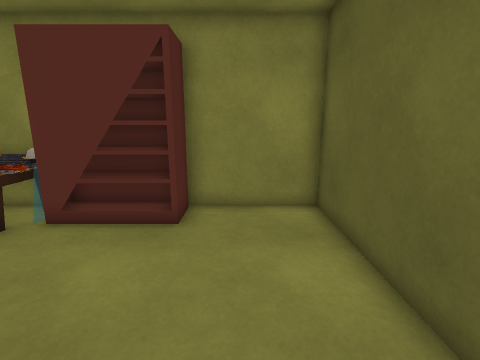
[1] (above)

12 first-person views from a walk through a 3-D level made in the Unity game engine. The camera is 1.4 m above the floor, tilts 12° down and sees 85° across. The floor is counted in squares, 0.5 m on a side. Each view is taken from the middle of a square. On the plan, view 1 faces up. The plan holds only what a view shows up to about 19 squares ahead; the rest is blank. The place goes on beyond the plan.

[2]
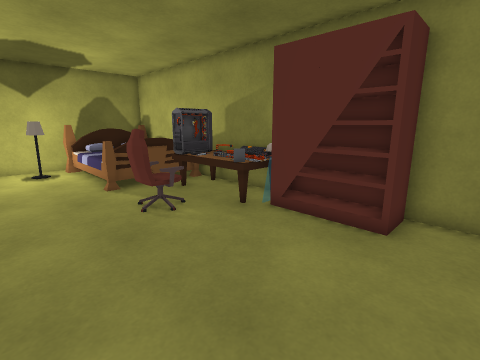

[3]
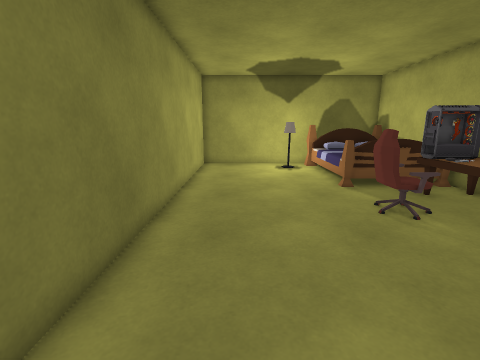

[4]
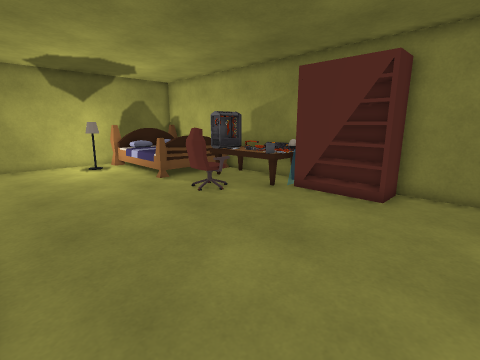

[5]
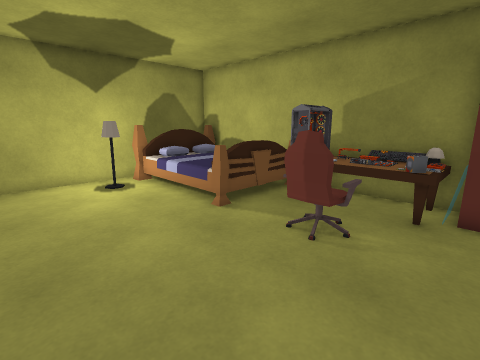

[6]
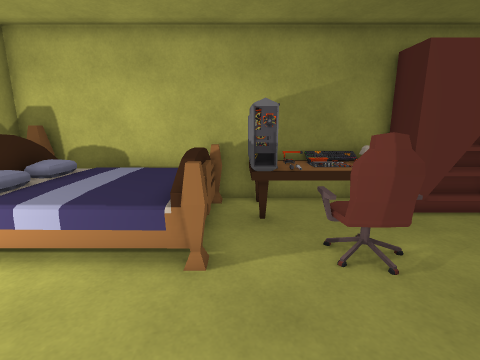

[7]
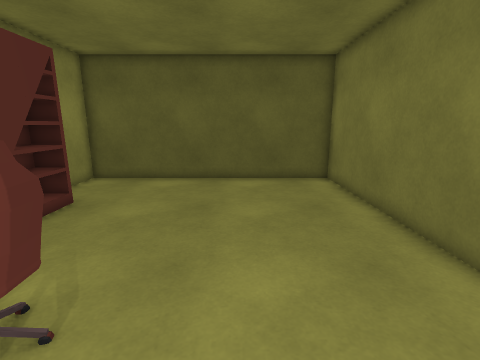

[8]
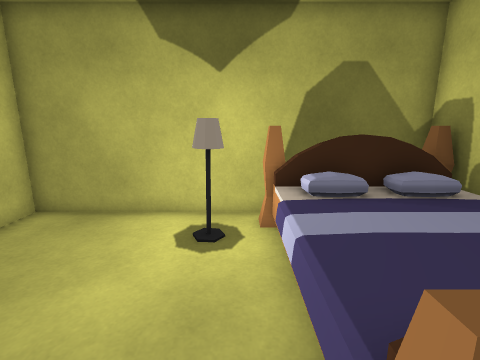

[9]
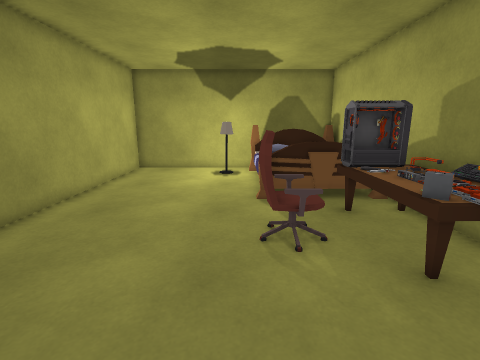

[10]
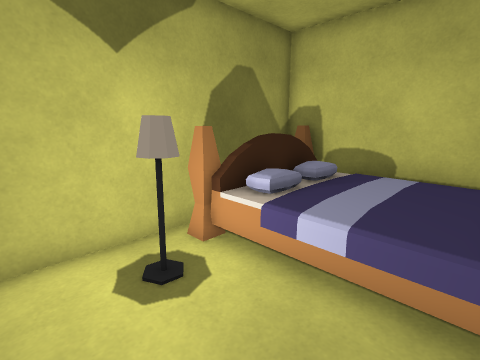

[11]
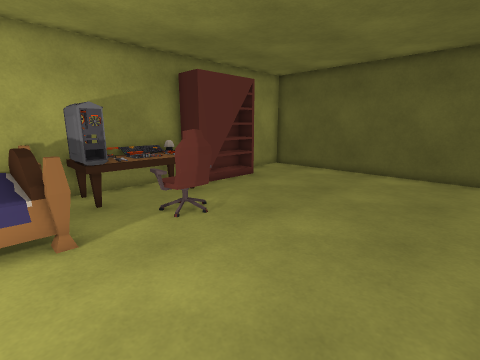

[12]
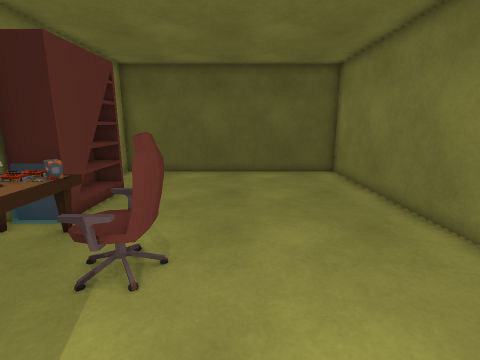

### Floor plan
Points are (right, up) in squares from view 1. A wall is a line through its corners. A room is listed if a view was taken in it or the views show most of it. See-through windows are left out.
Room 1 (views 1, 2, 3, 4, 5, 6, 7, 8, 9, 10, 11, 12)
walls: (-9.9, 6.4) (-10.7, 6.4) (-10.7, 8.1); (-10, 7.1) (-10.5, 6.7); (-10, 7.4) (-10.6, 7.4); (-9.9, 7.5) (-9.9, 6.5) (-10.4, 6.5); (-10.6, 8) (-10.6, 6.2); (-5.4, 8.8) (-19.1, 8.8) (-19.1, -3.7) (2.7, -3.7) (2.7, 8.8) (-1.9, 8.8)
low walls: (-6, 7) (-6.5, 7)
objects: other object (-18, 2) to (-17, 3); other object (-18, 4) to (-12, 8); other object (-10, 6) to (-6, 8); other object (-9, 4) to (-7, 5); other object (-8, 8) to (-8, 9); other object (-5, 7) to (-2, 8)

Positions as (right, up) in squares from view 1, and headings:
1: (0, 0), facing up
2: (0, 0), facing up-left
3: (0, -1), facing left
4: (1, -3), facing up-left
5: (-5, -2), facing up-left
6: (-11, -1), facing up
7: (-11, 1), facing right
8: (-11, 3), facing left
9: (-2, 3), facing left
10: (-13, 0), facing up-left
11: (-13, -3), facing up-right
12: (-13, 2), facing right
